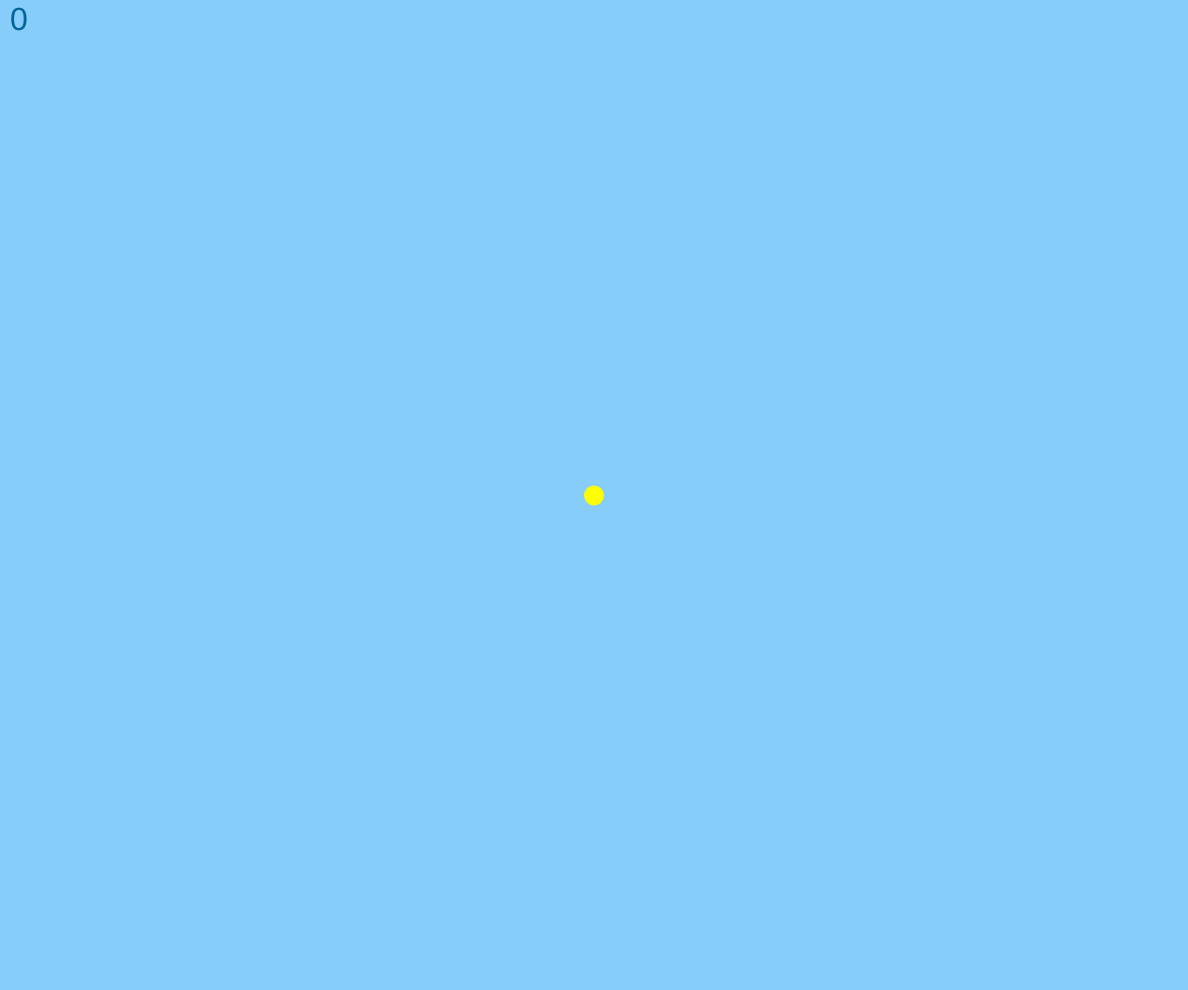
Frame 1 (no input)
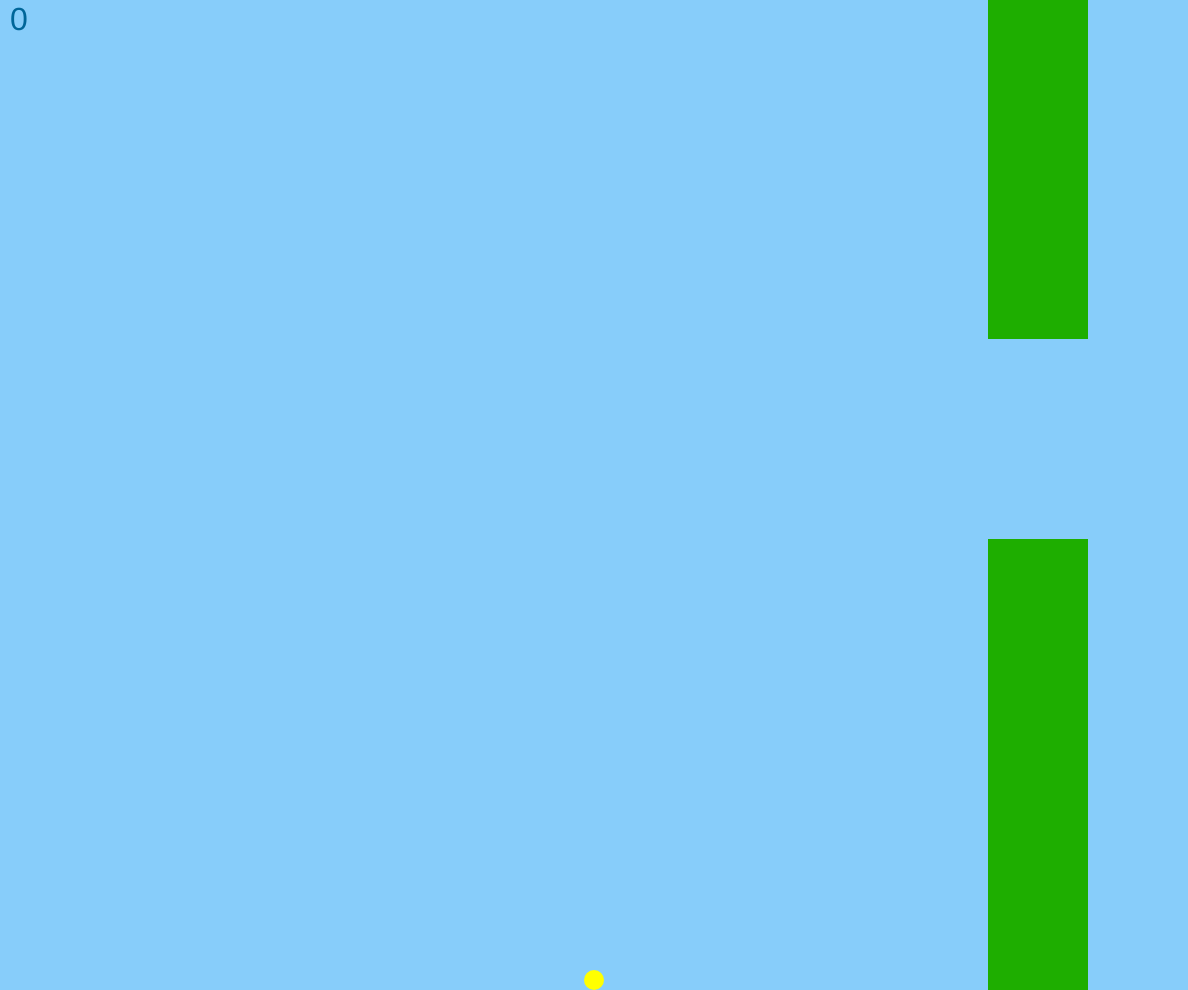
Frame 60 (no input)
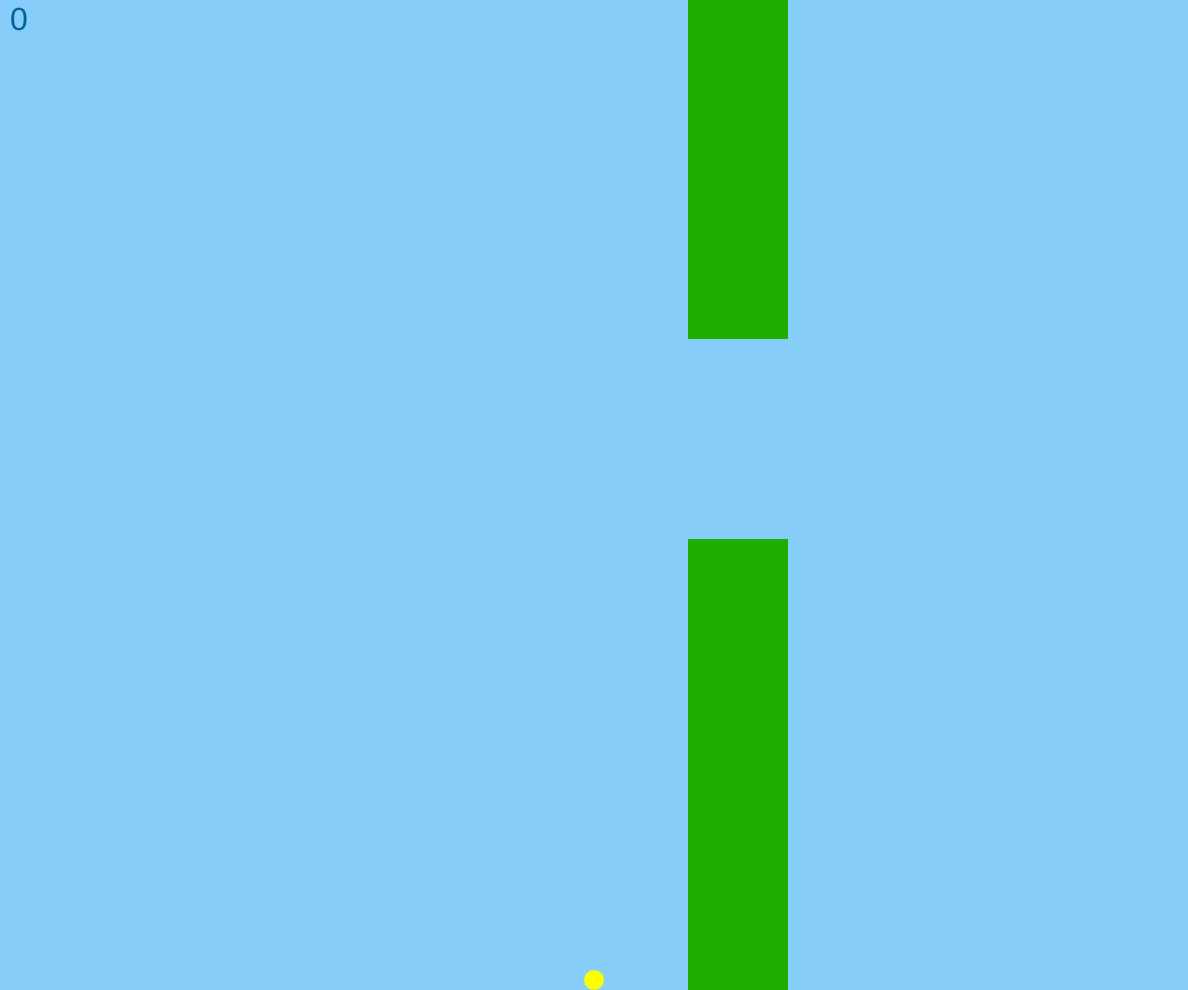
Frame 120 (the mouse pressed at the canvas centre since frame 60)

The p5.js sketch that drew these frames (run headless with seeded random() and noise() and a simulated clock; from frame 60 on, the mouse is pressed at the canvas centre):

// p5.js sketch
// ── sketch.js
const PIPE_DIST = 100;

let score;
let level;
let panSpeed;
let gravity;
let player;

let pipes;
let towards_pipe;
let towards_pair;
let last_pipe_height;

function setup() {
    window.canvas = createCanvas(windowWidth * 0.99, windowHeight * 0.99);

    score = 0;
    level = 1;
    panSpeed = 5;
    gravity = 0.5;
    player = new Player(canvas.width / 2, canvas.height / 2);

    last_pipe_height = floor(random(canvas.height / 2 - 100, canvas.height / 2 + 100));
    pipes = [];
    towards_pipe = new Pipe();
    towards_pair = new PipePair(towards_pipe);
    pipes.push({pipe: towards_pipe, pair: towards_pair});
}

function draw() {
    background(135, 205, 250);

    // Update Methods
    player.update();

    for(let cur_pipes of pipes) {
        cur_pipes["pipe"].update();
        cur_pipes["pair"].update();
    }

    if(pipes[pipes.length - 1]["pipe"].dist_traveled >= PIPE_DIST) {
        let pipe = new Pipe();
        pipes.push({pipe: pipe, pair: new PipePair(pipe)});
    }

    if(player.x > towards_pipe.x + towards_pipe.width) {
        if(pipes[score + 1]) {
            towards_pipe = pipes[score + 1]["pipe"];
            towards_pair = pipes[score  + 1]["pair"];
            score++;
            if(score % 10 == 0) {
                level++;
            }
        }
    }

    // Collision detection
    if( isCollide(player.x, player.y, player.size / 2, towards_pipe.x, towards_pipe.y, towards_pipe.width, towards_pipe.height) ||
        isCollide(player.x, player.y, player.size / 2, towards_pair.x, towards_pair.y, towards_pair.width, towards_pair.height)) {
            setup();
    }

    // Show methods
    player.show();
    for(let cur_pipes of pipes) {
        cur_pipes["pipe"].show();
        cur_pipes["pair"].show();
    }

    textSize(32);
    fill(0, 102, 153);
    text(score, 10, 30);
}

function keyPressed() {
    switch(key) {
        case ' ' :
            player.flap();
            break;
    }
}

function isCollide(px, py, pr, rx, ry, rw, rh) {
    if( ((px + pr) > rx) && ((px + pr) < (rx + rw)) || 
        ((px - pr) > rx) && ((px - pr) < (rx + rw))) {
        if( ((py + pr) > ry) && ((py + pr) < (ry + rh)) || 
            ((py - pr) > ry) && ((py - pr) < (ry + rh))) {
                return true;
        }
    }
    return false;
}
// ── pipe.js
class Pipe {
    constructor() { 
        this.dist_traveled = 0;
        this.width = 100;
        this.x = canvas.width + this.width;

        let level_max = floor(constrain(level * (canvas.height / 10), 0, canvas.height - 0));
        let level_min = floor(level_max - (canvas.height / 20));
        let dir = floor(random(0, 2)) ? 1 : -1;
        let randomness = floor(random(level_min, level_max)) * dir;
        
        if((last_pipe_height + randomness <= canvas.height - 200) && (last_pipe_height + randomness >= 0)) {
            this.height = last_pipe_height + randomness;
        } else if((last_pipe_height - randomness <= canvas.height - 200) && (last_pipe_height - randomness >= 0)) {
            this.height = last_pipe_height - randomness;
        } else {
            this.height = (dir > 0) ? canvas.height - 200 : 0;
        }
        
        this.y = canvas.height - this.height;
        //console.log(level_min, level_max, dir, randomness, last_pipe_height, this.height);

        last_pipe_height = this.height;
    }

    show() {
        fill(constrain(level * 30, 0, 255), constrain(204 - level * 30, 0, 255), 0);
        rect(this.x, canvas.height - this.height, this.width, this.height);
    }

    update() {
        this.x -= panSpeed;
        this.dist_traveled++;
    }
}

/*

min_height = max(100, prev_height * (100 - level * 10) / 100))
max_height = min(canvas.height - 0, prev_height * (100 + level * 10) / 100))

canvas.height = 1000
level       level_max       level_min
1           100             50
2           200             150
3           300             250
8           800             350
9           800             450

level_max = constrain(level * (canvas.height / 10), 0, canvas.height - 0);
level_min = level_max - (canvas.height / 20);
dir = floor(random(0, 1)) ? 1 : -1;
randomness = floor(random(level_min, level_max)) * dir;

last_pipe_height        level_max           dir     new
700                     400                 +       700 - 400
500                     350                 -       500 + 350

if((last_pope_height + randomness <= canvas.height - 0) && (last_pipe_height + randomness >= 0)) {
    this.height = last_pope_height + randomness;
} else if((last_pope_height - randomness <= canvas.height - 0) && (last_pipe_height - randomness >= 0)) {
    this.height = last_pope_height - randomness;
} else {
    this.height = dir ? canvas.height - 0 : 0;
}


*/
// ── pipepair.js
class PipePair {
    constructor(pair) {
        this.width = pair.width;
        this.height = canvas.height - pair.height - 200;

        this.x = pair.x;
        this.y = 0;
    }

    show() {
        fill(constrain(level * 30, 0, 255), constrain(204 - level * 30, 0, 255), 0);
        rect(this.x, 0, this.width, this.height);
    }

    update() {
        this.x -= panSpeed;
    }
}
// ── player.js
class Player {
    constructor(x, y) {
        this.x = x;
        this.y = y;
        this.velX = panSpeed;
        this.velY = 0;
        this.size = 20;
    }

    update() {
        this.velY += gravity;
        this.y = constrain(this.y + this.velY, this.size / 2, canvas.height - this.size / 2);
    }

    show() {
        noStroke();
        fill(255, 255, 0);
        ellipse(this.x, this.y, this.size);
    }

    flap() {
        this.velY = -10;
    }
}
